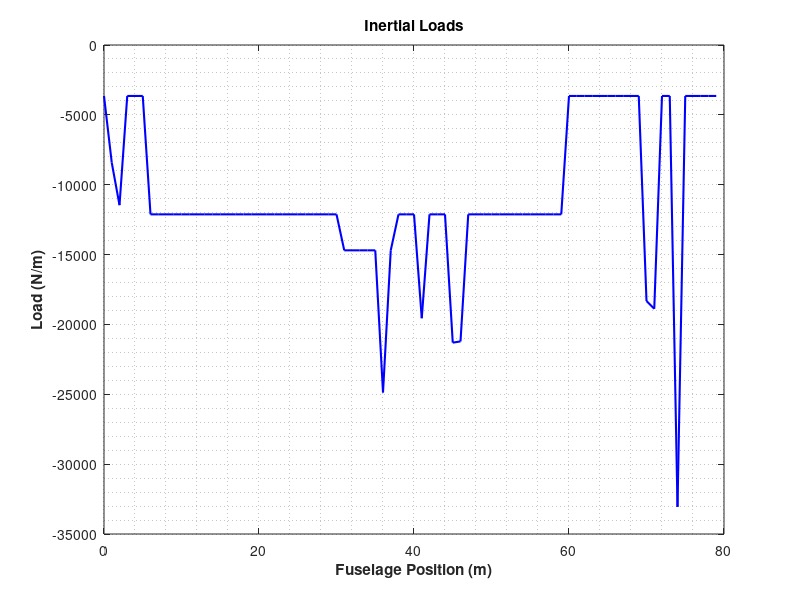

Recreate this plot in MATLAB.

%%%%%%%%%%%%%%%%%%%%%%%%%%%%%%%%%%%%%%%%%%%%%%%%%%%%%%%%%%%%%%
%           INERTIAL LOAD DISCRETISATION AND PLOTTING 
%%%%%%%%%%%%%%%%%%%%%%%%%%%%%%%%%%%%%%%%%%%%%%%%%%%%%%%%%%%%%%


function [xDiscr,total] = getInertialDistro()
    lTot = 80;
    DiscInterval = 5;
    fuselageDisc = 0:DiscInterval:lTot;
    cabinLow = 6.23;
    cabinHigh = 60.48;
    numberOfPoints = lTot/DiscInterval;
    
    fuselagePoints = [];
    fuselageWeight = 29744*9.81;
    for i = 1:lTot
        fuselagePoints(i) = fuselageWeight/lTot;
        xDiscr(i) = i-1;
    end
    
    payloadPoints = [];
    payloadWeight = 51879*9.81;
    
    for i = 1:lTot
        if i<=6
            payloadPoints(i) = 0;
        elseif i>=61 
            payloadPoints(i) = 0;
        else 
            payloadPoints(i) = payloadWeight/lTot;
        end
    end
    
    
    furnishingPoints = [];
    furnishingWeight = 17227*9.81;
    
    for i = 1:lTot
        if i<=6
            furnishingPoints(i) = 0;
        elseif i>=61 
            furnishingPoints(i) = 0;
        else 
            furnishingPoints(i) = furnishingWeight/lTot;
        end
    end
    
    fuelPoints = [];
    fuelWeight= 21000*9.81;
    
    for i = 1:lTot
        if i<=31
            fuelPoints(i) = 0;
        elseif i>=39 
            fuelPoints(i) = 0;
        else 
            fuelPoints(i) = fuelWeight/lTot;
        end
    end
    
    components = {
        "Horizontal Tailplane", 2998, 75;
        "Vertical Tailplane", 1552.8, 72;
        "Nose Landing Gear", 486.52, 2;
        "Fuel Systems", 936, 46;
        "Flight Controls", 927, 47;
        "Installed APU", 1496, 71;
        "Instruments", 796.77, 3;
        "Hydraulic System", 271.9, 46;
        "Electronic System", 1037, 37;
        "Avionics", 697.64, 3;
        "Air Conditioning", 3593, 33; 
        "Anti Icing System", 757.9, 42;
        "Handling Gear", 113.3685, 33;
    };
    
    for i = 1:size(components)
        weights(i) = components{i, 2} * 9.81; % Mass (kg) * 9.81 to get weight (N)
        positions(i) = components{i, 3};      % x_cg position (m)
    end
    
    [uniquePositions, ~, idx] = unique(positions); % Unique positions and their indices
    aggregatedWeights = accumarray(idx, weights); % Sum weights for each unique position
    
    
    
    total = [];
    for i = 1:lTot
        total(i) = fuselagePoints(i) + payloadPoints(i) + furnishingPoints(i) + fuelPoints(i);
    end
    
    %for i = 1:lTot
     %   total(i) = fuselagePoints(i)
    %end
    
    
    
    total(75) = total(75) + 2998*9.81; %HT
    total(72) = total(72) + 1552.8*9.81; %VT
    total(2) = total(2) + 486.52*9.81; %nose landing gear
    total(46) = total(46) + 936*9.81; %fuel sus
    total(47) = total(47) + 927*9.81; %flight controls
    total(3) = total(3) + 796.77*9.81; %instruments
    total(71) = total(71) + 1496*9.81; %APU
    total(37) = total(37) + 1037*9.81; %Elec 
    total(42) = total(42)+ 757.9*9.81; %anti icing
    
    total = total*-1;
    
    figure
    plot(xDiscr, total, 'b-', 'LineWidth', 1.5);
    
    xlabel('Fuselage Position (m)','FontWeight','bold');
    ylabel('Load (N/m)','FontWeight','bold');
    title('Inertial Loads');
    grid minor
 

end

